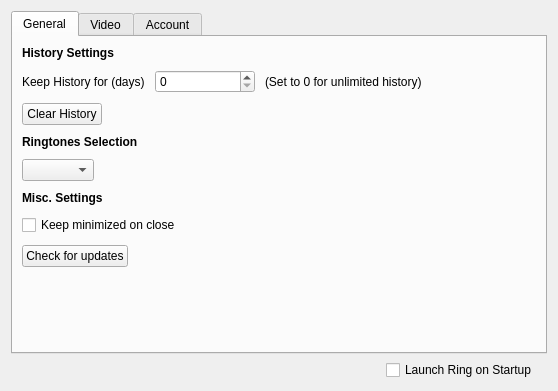
<?xml version="1.0" encoding="UTF-8"?>
<ui version="4.0">
 <class>ConfigurationWidget</class>
 <widget class="QWidget" name="ConfigurationWidget">
  <property name="geometry">
   <rect>
    <x>0</x>
    <y>0</y>
    <width>558</width>
    <height>391</height>
   </rect>
  </property>
  <property name="sizePolicy">
   <sizepolicy hsizetype="MinimumExpanding" vsizetype="MinimumExpanding">
    <horstretch>0</horstretch>
    <verstretch>0</verstretch>
   </sizepolicy>
  </property>
  <property name="windowTitle">
   <string>Settings</string>
  </property>
  <layout class="QVBoxLayout" name="verticalLayout">
   <item>
    <widget class="QTabWidget" name="tabWidget">
     <property name="sizePolicy">
      <sizepolicy hsizetype="MinimumExpanding" vsizetype="MinimumExpanding">
       <horstretch>0</horstretch>
       <verstretch>0</verstretch>
      </sizepolicy>
     </property>
     <property name="currentIndex">
      <number>0</number>
     </property>
     <widget class="QWidget" name="generalTab">
      <attribute name="title">
       <string>General</string>
      </attribute>
      <layout class="QVBoxLayout" name="verticalLayout_2">
       <property name="spacing">
        <number>10</number>
       </property>
       <item>
        <widget class="QLabel" name="label">
         <property name="font">
          <font>
           <weight>75</weight>
           <bold>true</bold>
          </font>
         </property>
         <property name="text">
          <string>History Settings</string>
         </property>
        </widget>
       </item>
       <item>
        <layout class="QFormLayout" name="formLayout_2">
         <item row="0" column="0">
          <widget class="QLabel" name="label_2">
           <property name="text">
            <string>Keep History for (days)</string>
           </property>
          </widget>
         </item>
         <item row="0" column="1">
          <layout class="QHBoxLayout" name="horizontalLayout_3">
           <item>
            <widget class="QSpinBox" name="historyDaySettingsSpinBox">
             <property name="minimumSize">
              <size>
               <width>100</width>
               <height>0</height>
              </size>
             </property>
            </widget>
           </item>
           <item>
            <widget class="QLabel" name="label_4">
             <property name="text">
              <string>(Set to 0 for unlimited history)</string>
             </property>
            </widget>
           </item>
           <item>
            <spacer name="horizontalSpacer_2">
             <property name="orientation">
              <enum>Qt::Horizontal</enum>
             </property>
             <property name="sizeType">
              <enum>QSizePolicy::MinimumExpanding</enum>
             </property>
             <property name="sizeHint" stdset="0">
              <size>
               <width>40</width>
               <height>20</height>
              </size>
             </property>
            </spacer>
           </item>
          </layout>
         </item>
         <item row="1" column="0">
          <widget class="QPushButton" name="clearHistoryButton">
           <property name="text">
            <string>Clear History</string>
           </property>
          </widget>
         </item>
        </layout>
       </item>
       <item>
        <widget class="QLabel" name="label_3">
         <property name="font">
          <font>
           <weight>75</weight>
           <bold>true</bold>
          </font>
         </property>
         <property name="text">
          <string>Ringtones Selection</string>
         </property>
        </widget>
       </item>
       <item>
        <layout class="QHBoxLayout" name="horizontalLayout_4">
         <property name="topMargin">
          <number>0</number>
         </property>
         <item>
          <widget class="QComboBox" name="ringtonesBox"/>
         </item>
         <item>
          <spacer name="horizontalSpacer_3">
           <property name="orientation">
            <enum>Qt::Horizontal</enum>
           </property>
           <property name="sizeType">
            <enum>QSizePolicy::MinimumExpanding</enum>
           </property>
           <property name="sizeHint" stdset="0">
            <size>
             <width>20</width>
             <height>20</height>
            </size>
           </property>
          </spacer>
         </item>
        </layout>
       </item>
       <item>
        <widget class="QLabel" name="label_5">
         <property name="font">
          <font>
           <weight>75</weight>
           <bold>true</bold>
          </font>
         </property>
         <property name="text">
          <string>Misc. Settings</string>
         </property>
        </widget>
       </item>
       <item>
        <widget class="QCheckBox" name="closeOrMinCheckBox">
         <property name="text">
          <string>Keep minimized on close</string>
         </property>
        </widget>
       </item>
       <item>
        <layout class="QHBoxLayout" name="horizontalLayout_5">
         <property name="topMargin">
          <number>0</number>
         </property>
         <item>
          <widget class="QPushButton" name="pushButton">
           <property name="text">
            <string>Check for updates</string>
           </property>
          </widget>
         </item>
         <item>
          <spacer name="horizontalSpacer_4">
           <property name="orientation">
            <enum>Qt::Horizontal</enum>
           </property>
           <property name="sizeHint" stdset="0">
            <size>
             <width>40</width>
             <height>20</height>
            </size>
           </property>
          </spacer>
         </item>
        </layout>
       </item>
       <item>
        <spacer name="verticalSpacer_2">
         <property name="orientation">
          <enum>Qt::Vertical</enum>
         </property>
         <property name="sizeType">
          <enum>QSizePolicy::MinimumExpanding</enum>
         </property>
         <property name="sizeHint" stdset="0">
          <size>
           <width>20</width>
           <height>40</height>
          </size>
         </property>
        </spacer>
       </item>
      </layout>
     </widget>
     <widget class="QWidget" name="videoTab">
      <attribute name="title">
       <string>Video</string>
      </attribute>
      <layout class="QGridLayout" name="gridLayout" rowstretch="0,1" columnstretch="0,0">
       <item row="0" column="0">
        <layout class="QVBoxLayout" name="verticalLayout_3">
         <property name="spacing">
          <number>0</number>
         </property>
         <property name="sizeConstraint">
          <enum>QLayout::SetFixedSize</enum>
         </property>
         <property name="topMargin">
          <number>10</number>
         </property>
         <property name="rightMargin">
          <number>0</number>
         </property>
         <property name="bottomMargin">
          <number>0</number>
         </property>
         <item>
          <widget class="QLabel" name="deviceSelecLabel">
           <property name="sizePolicy">
            <sizepolicy hsizetype="MinimumExpanding" vsizetype="Preferred">
             <horstretch>0</horstretch>
             <verstretch>0</verstretch>
            </sizepolicy>
           </property>
           <property name="maximumSize">
            <size>
             <width>16777215</width>
             <height>20</height>
            </size>
           </property>
           <property name="font">
            <font>
             <pointsize>11</pointsize>
             <weight>75</weight>
             <bold>true</bold>
            </font>
           </property>
           <property name="text">
            <string>Device Selection</string>
           </property>
          </widget>
         </item>
         <item>
          <spacer name="verticalSpacer">
           <property name="orientation">
            <enum>Qt::Vertical</enum>
           </property>
           <property name="sizeType">
            <enum>QSizePolicy::Minimum</enum>
           </property>
           <property name="sizeHint" stdset="0">
            <size>
             <width>20</width>
             <height>15</height>
            </size>
           </property>
          </spacer>
         </item>
         <item>
          <layout class="QFormLayout" name="formLayout">
           <property name="sizeConstraint">
            <enum>QLayout::SetDefaultConstraint</enum>
           </property>
           <property name="horizontalSpacing">
            <number>15</number>
           </property>
           <property name="verticalSpacing">
            <number>6</number>
           </property>
           <item row="3" column="0">
            <widget class="QLabel" name="deviceLabel">
             <property name="sizePolicy">
              <sizepolicy hsizetype="MinimumExpanding" vsizetype="MinimumExpanding">
               <horstretch>0</horstretch>
               <verstretch>0</verstretch>
              </sizepolicy>
             </property>
             <property name="text">
              <string>Device</string>
             </property>
            </widget>
           </item>
           <item row="3" column="1">
            <widget class="QComboBox" name="deviceBox">
             <property name="sizePolicy">
              <sizepolicy hsizetype="MinimumExpanding" vsizetype="Fixed">
               <horstretch>0</horstretch>
               <verstretch>0</verstretch>
              </sizepolicy>
             </property>
            </widget>
           </item>
           <item row="4" column="0">
            <widget class="QLabel" name="resolutionLabel">
             <property name="sizePolicy">
              <sizepolicy hsizetype="MinimumExpanding" vsizetype="MinimumExpanding">
               <horstretch>0</horstretch>
               <verstretch>0</verstretch>
              </sizepolicy>
             </property>
             <property name="text">
              <string>Resolution</string>
             </property>
            </widget>
           </item>
           <item row="4" column="1">
            <widget class="QComboBox" name="sizeBox">
             <property name="sizePolicy">
              <sizepolicy hsizetype="MinimumExpanding" vsizetype="Fixed">
               <horstretch>0</horstretch>
               <verstretch>0</verstretch>
              </sizepolicy>
             </property>
            </widget>
           </item>
          </layout>
         </item>
        </layout>
       </item>
       <item row="1" column="0" colspan="2">
        <layout class="QVBoxLayout" name="verticalLayout_4">
         <item>
          <widget class="VideoWidget" name="videoView" native="true">
           <property name="sizePolicy">
            <sizepolicy hsizetype="MinimumExpanding" vsizetype="MinimumExpanding">
             <horstretch>0</horstretch>
             <verstretch>0</verstretch>
            </sizepolicy>
           </property>
           <property name="minimumSize">
            <size>
             <width>0</width>
             <height>0</height>
            </size>
           </property>
          </widget>
         </item>
         <item>
          <widget class="QLabel" name="cameraPreviewLabel">
           <property name="maximumSize">
            <size>
             <width>16777215</width>
             <height>20</height>
            </size>
           </property>
           <property name="font">
            <font>
             <weight>75</weight>
             <bold>true</bold>
            </font>
           </property>
           <property name="text">
            <string>Camera Preview</string>
           </property>
          </widget>
         </item>
        </layout>
       </item>
       <item row="0" column="1">
        <spacer name="horizontalSpacer">
         <property name="orientation">
          <enum>Qt::Horizontal</enum>
         </property>
         <property name="sizeType">
          <enum>QSizePolicy::MinimumExpanding</enum>
         </property>
         <property name="sizeHint" stdset="0">
          <size>
           <width>10</width>
           <height>20</height>
          </size>
         </property>
        </spacer>
       </item>
      </layout>
     </widget>
     <widget class="QWidget" name="accountTab">
      <attribute name="title">
       <string>Account</string>
      </attribute>
      <layout class="QGridLayout" name="gridLayout_2" columnstretch="0,1">
       <item row="0" column="0">
        <layout class="QVBoxLayout" name="verticalLayout_5">
         <item>
          <widget class="QListView" name="accountView">
           <property name="sizePolicy">
            <sizepolicy hsizetype="MinimumExpanding" vsizetype="MinimumExpanding">
             <horstretch>0</horstretch>
             <verstretch>0</verstretch>
            </sizepolicy>
           </property>
          </widget>
         </item>
         <item>
          <layout class="QHBoxLayout" name="horizontalLayout_2">
           <item>
            <widget class="QToolButton" name="deleteAccountButton">
             <property name="text">
              <string/>
             </property>
             <property name="icon">
              <iconset resource="ressources.qrc">
               <normaloff>:/images/minus.png</normaloff>:/images/minus.png</iconset>
             </property>
            </widget>
           </item>
           <item>
            <widget class="QToolButton" name="addAccountButton">
             <property name="text">
              <string/>
             </property>
             <property name="icon">
              <iconset resource="ressources.qrc">
               <normaloff>:/images/plus.png</normaloff>:/images/plus.png</iconset>
             </property>
            </widget>
           </item>
           <item>
            <widget class="QComboBox" name="accountTypeBox"/>
           </item>
          </layout>
         </item>
        </layout>
       </item>
       <item row="0" column="1">
        <layout class="QVBoxLayout" name="accountDetailLayout">
         <property name="bottomMargin">
          <number>13</number>
         </property>
        </layout>
       </item>
      </layout>
     </widget>
    </widget>
   </item>
   <item>
    <layout class="QHBoxLayout" name="horizontalLayout">
     <property name="topMargin">
      <number>0</number>
     </property>
     <property name="rightMargin">
      <number>10</number>
     </property>
     <item alignment="Qt::AlignRight">
      <widget class="QCheckBox" name="startupBox">
       <property name="sizePolicy">
        <sizepolicy hsizetype="MinimumExpanding" vsizetype="Fixed">
         <horstretch>0</horstretch>
         <verstretch>0</verstretch>
        </sizepolicy>
       </property>
       <property name="layoutDirection">
        <enum>Qt::LeftToRight</enum>
       </property>
       <property name="text">
        <string>Launch Ring on Startup</string>
       </property>
      </widget>
     </item>
    </layout>
   </item>
  </layout>
 </widget>
 <customwidgets>
  <customwidget>
   <class>VideoWidget</class>
   <extends>QWidget</extends>
   <header>videowidget.h</header>
   <container>1</container>
  </customwidget>
 </customwidgets>
 <resources>
  <include location="ressources.qrc"/>
 </resources>
 <connections/>
</ui>
